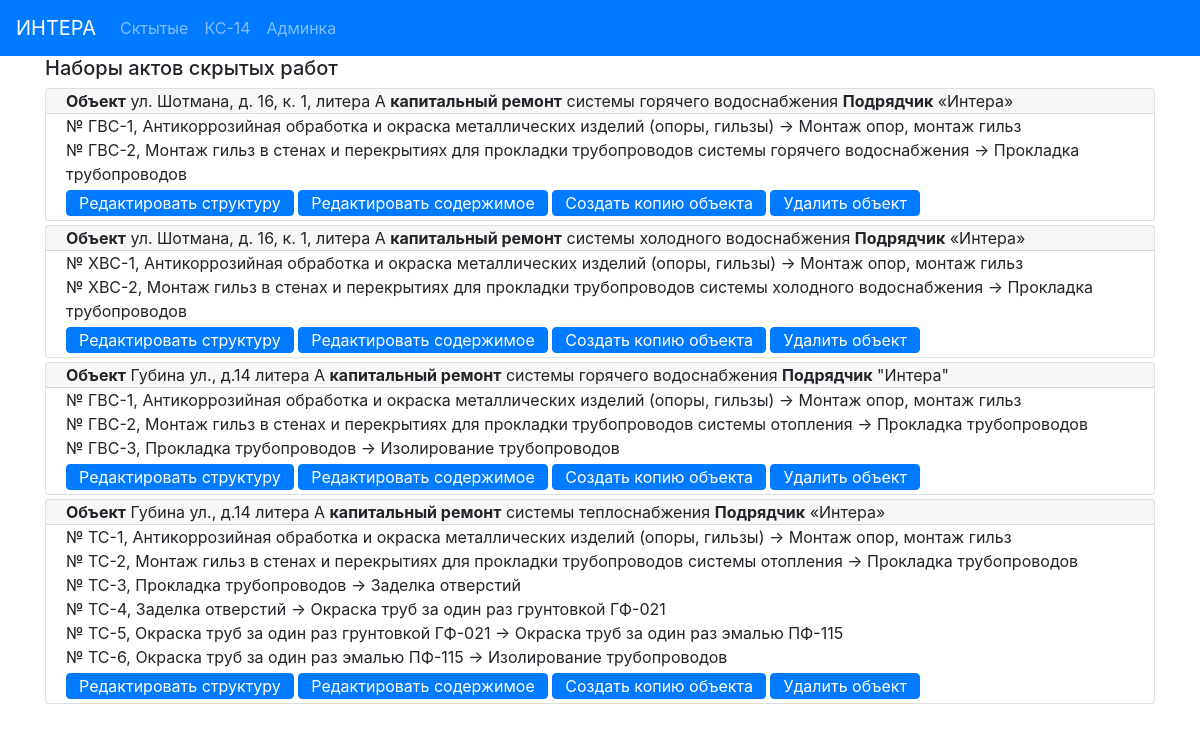
/actbase/, run on the app's committed database.
### hiddenactsbase/models.py (models this page shows, shortened)
class ObjectActs (models.Model):
    address = models.CharField(max_length=100, verbose_name='Адрес', blank=False)
    system_type = models.CharField(max_length=100, verbose_name='тип')
    designer = models.CharField(max_length=200, verbose_name='Проектант')
    contractor = models.CharField(max_length=300, verbose_name='Подрядчик',
                                  default='Общество с ограниченной ответственностью «Интера».' +
                                          'Свидетельство о государственной регистрации серия 78' +
                                          '№007274277 от  02.09.2009, ОГРН 1097847236783, ' +
                                          'ИНН 7805498649, 198188, г. Санкт-Петербург,' +
                                          ' ул. Возрождения, д.20, литер А, тел. 242-78-10.')
    supervisor_engineer = models.CharField(max_length=100, verbose_name='Технадзор')
    contractor_engineer = models.CharField(max_length=100, verbose_name='Прораб')
    project_number = models.CharField(max_length=100, verbose_name='Ном. проекта')
    exec_documents = models.CharField(max_length=100, verbose_name='Исполн.')
    supervisor_engineer_decree = models.CharField(max_length=100, verbose_name=' ')
    contractor_engineer_decree = models.CharField(max_length=100, verbose_name=' ')
    acts = models.ManyToManyField('HiddenActIS', blank=True, related_name='object_acts')
    class Meta:
        verbose_name = 'Набор актов объекта '
    def get_absolute_url(self):
        return reverse('object_detail_url', kwargs={'pk': self.pk})
    def get_edit_url(self):
        return reverse('object_edit_url', kwargs={'pk': self.pk})
    def get_short_contractor(self):
        s = re.findall(r"[\"\«\»\']\D+?[\"\«\»\']", self.contractor)
        if len(s) == 0:
            return self.contractor
        else:
            return s[0]

class HiddenActIS (models.Model):
    act_number = models.CharField(max_length=20, verbose_name='Ном. Акта', blank=True)
    act_date = models.CharField(max_length=50, verbose_name='Дата Акта')
    presented_work = models.CharField(max_length=200, verbose_name='Предъявл.')
    materials = models.CharField(max_length=200, verbose_name='Материалы')
    permitted_work = models.CharField(max_length=200, verbose_name='Разрешено')
    begin_date = models.CharField(max_length=50, verbose_name='От:')
    end_date = models.CharField(max_length=50, verbose_name='До:')
    class Meta:
        ordering = ['act_number']
        verbose_name = 'Акт скрытых инженерка '

### hiddenactsbase/views.py (the view)
# urls.py: path('', ObjectsList.as_view(), name='objects_list_url'),
class ObjectsList(View):
    @staticmethod
    def get(request):
        objs = ObjectActs.objects.order_by("-id")
        return render(request, 'hiddenactsbase/index.html',
                      context={'objects_acts': objs})

### hiddenactsbase/templates/hiddenactsbase/index.html
{% extends 'base.html' %}
{% block mycontent %}
    <div class="container">
        <h5>Наборы актов скрытых работ</h5>
    </div>
    <div class="container">
    {% for obj in objects_acts %}
        <div class="card my-1">
          <div class="card-header py-0 ">
              <b>Объект</b> {{ obj.address }} <b>капитальный ремонт</b> {{ obj.system_type }} <b>Подрядчик</b> {{ obj.get_short_contractor }}
          </div>
          <div class="card-body py-0">
            {% for act in  obj.acts.all %}
                <p class="card-text mb-0"> № {{ act.act_number }}, {{ act.presented_work }} -> {{ act.permitted_work }}</p>
            {% endfor %}
            <a href="{{ obj.get_absolute_url }}" class="btn btn-primary  my-1 py-0">Редактировать структуру</a>
            <a href="{{ obj.get_edit_url }}" class="btn btn-primary  my-1 py-0">Редактировать содержимое</a>
            <a href="{% url 'copy_object' obj.pk %}" class="btn btn-primary  my-1 py-0">Создать копию объекта</a>
            <a href="{% url 'delete_object' obj.pk %}" class="btn btn-primary  my-1 py-0">Удалить объект</a>
          </div>
        </div>
    {% endfor %}
    </div>
{% endblock %}

### data on the page
ObjectActs: address "ул. Шотмана, д. 16, к. 1, литера А", system_type "системы горячего водоснабжения", get_short_contractor "«Интера»"
HiddenActIS: act_number "ГВС-1", presented_work "Антикоррозийная обработка и окраска металлических изделий (опоры, гильзы)", permitted_work "Монтаж опор, монтаж гильз"
HiddenActIS: act_number "ГВС-2", presented_work "Монтаж гильз в стенах и перекрытиях для прокладки трубопроводов системы горячего водоснабжения", permitted_work "Прокладка трубопроводов"
ObjectActs: address "ул. Шотмана, д. 16, к. 1, литера А", system_type "системы холодного водоснабжения", get_short_contractor "«Интера»"
HiddenActIS: act_number "ХВС-1", presented_work "Антикоррозийная обработка и окраска металлических изделий (опоры, гильзы)", permitted_work "Монтаж опор, монтаж гильз"
HiddenActIS: act_number "ХВС-2", presented_work "Монтаж гильз в стенах и перекрытиях для прокладки трубопроводов системы холодного водоснабжения", permitted_work "Прокладка трубопроводов"
ObjectActs: address "Губина ул., д.14 литера А", system_type "системы горячего водоснабжения", get_short_contractor "\"Интера\""
HiddenActIS: act_number "ГВС-1", presented_work "Антикоррозийная обработка и окраска металлических изделий (опоры, гильзы)", permitted_work "Монтаж опор, монтаж гильз"
HiddenActIS: act_number "ГВС-2", presented_work "Монтаж гильз в стенах и перекрытиях для прокладки трубопроводов системы отопления", permitted_work "Прокладка трубопроводов"
HiddenActIS: act_number "ГВС-3", presented_work "Прокладка трубопроводов", permitted_work "Изолирование трубопроводов"
ObjectActs: address "Губина ул., д.14 литера А", system_type "системы теплоснабжения", get_short_contractor "«Интера»"
HiddenActIS: act_number "ТС-1", presented_work "Антикоррозийная обработка и окраска металлических изделий (опоры, гильзы)", permitted_work "Монтаж опор, монтаж гильз"
HiddenActIS: act_number "ТС-2", presented_work "Монтаж гильз в стенах и перекрытиях для прокладки трубопроводов системы отопления", permitted_work "Прокладка трубопроводов"
HiddenActIS: act_number "ТС-3", presented_work "Прокладка трубопроводов", permitted_work "Заделка отверстий"
HiddenActIS: act_number "ТС-4", presented_work "Заделка отверстий", permitted_work "Окраска труб за один раз грунтовкой ГФ-021"
HiddenActIS: act_number "ТС-5", presented_work "Окраска труб за один раз грунтовкой ГФ-021", permitted_work "Окраска труб за один раз эмалью ПФ-115"
HiddenActIS: act_number "ТС-6", presented_work "Окраска труб за один раз эмалью ПФ-115", permitted_work "Изолирование трубопроводов"
